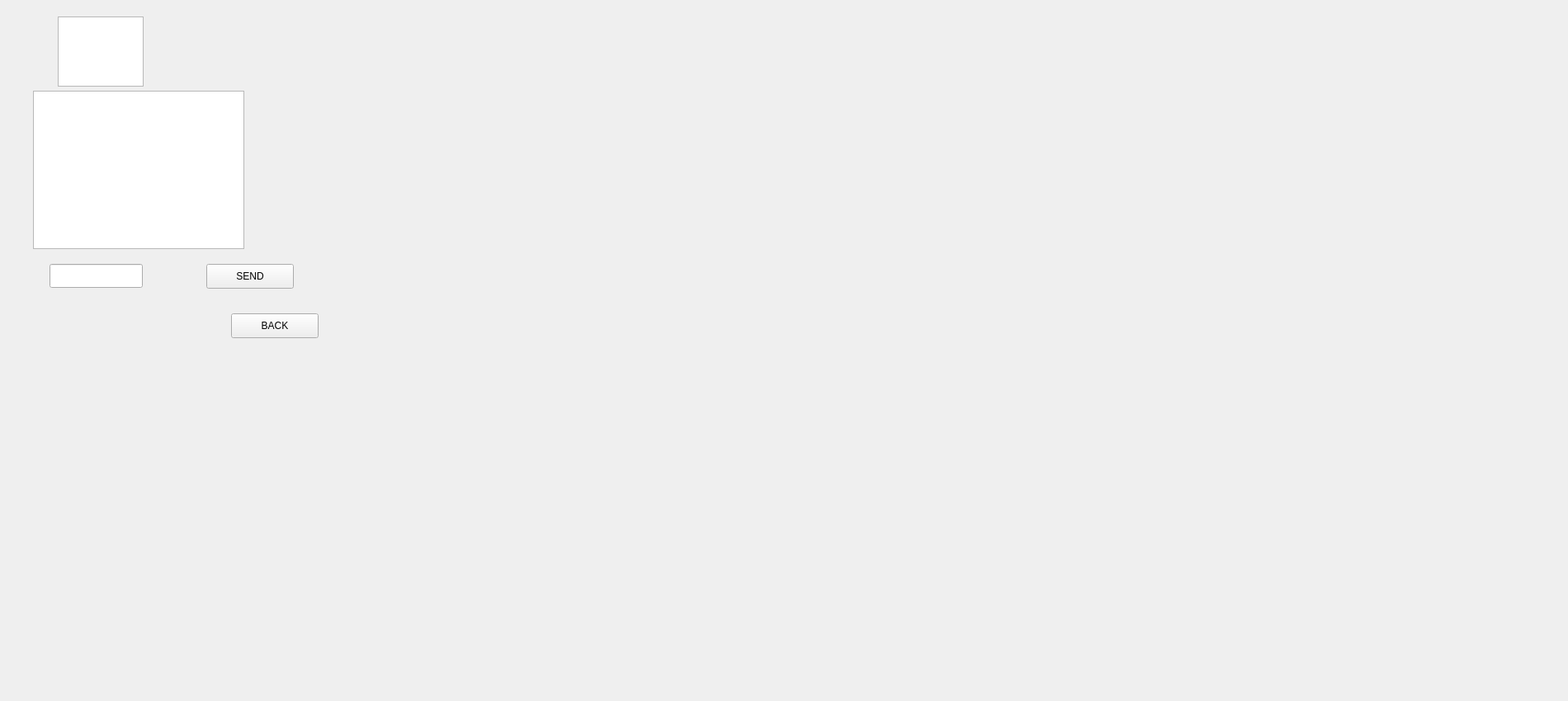
<?xml version="1.0" encoding="UTF-8"?>
<ui version="4.0">
 <class>doctorplatform</class>
 <widget class="QWidget" name="doctorplatform">
  <property name="geometry">
   <rect>
    <x>0</x>
    <y>0</y>
    <width>1900</width>
    <height>850</height>
   </rect>
  </property>
  <property name="windowTitle">
   <string>Form</string>
  </property>
  <widget class="QListWidget" name="listDoctors">
   <property name="geometry">
    <rect>
     <x>40</x>
     <y>110</y>
     <width>256</width>
     <height>192</height>
    </rect>
   </property>
  </widget>
  <widget class="QTextEdit" name="chatDisplay">
   <property name="geometry">
    <rect>
     <x>70</x>
     <y>20</y>
     <width>104</width>
     <height>85</height>
    </rect>
   </property>
   <property name="readOnly">
    <bool>true</bool>
   </property>
   <property name="textInteractionFlags">
    <set>Qt::TextSelectableByMouse</set>
   </property>
  </widget>
  <widget class="QLineEdit" name="leMessegeInput">
   <property name="geometry">
    <rect>
     <x>60</x>
     <y>320</y>
     <width>113</width>
     <height>29</height>
    </rect>
   </property>
  </widget>
  <widget class="QPushButton" name="btnSend">
   <property name="geometry">
    <rect>
     <x>250</x>
     <y>320</y>
     <width>106</width>
     <height>30</height>
    </rect>
   </property>
   <property name="text">
    <string>SEND</string>
   </property>
  </widget>
  <widget class="QPushButton" name="btnBack">
   <property name="geometry">
    <rect>
     <x>280</x>
     <y>380</y>
     <width>106</width>
     <height>30</height>
    </rect>
   </property>
   <property name="text">
    <string>BACK</string>
   </property>
  </widget>
 </widget>
 <resources/>
 <connections/>
</ui>
